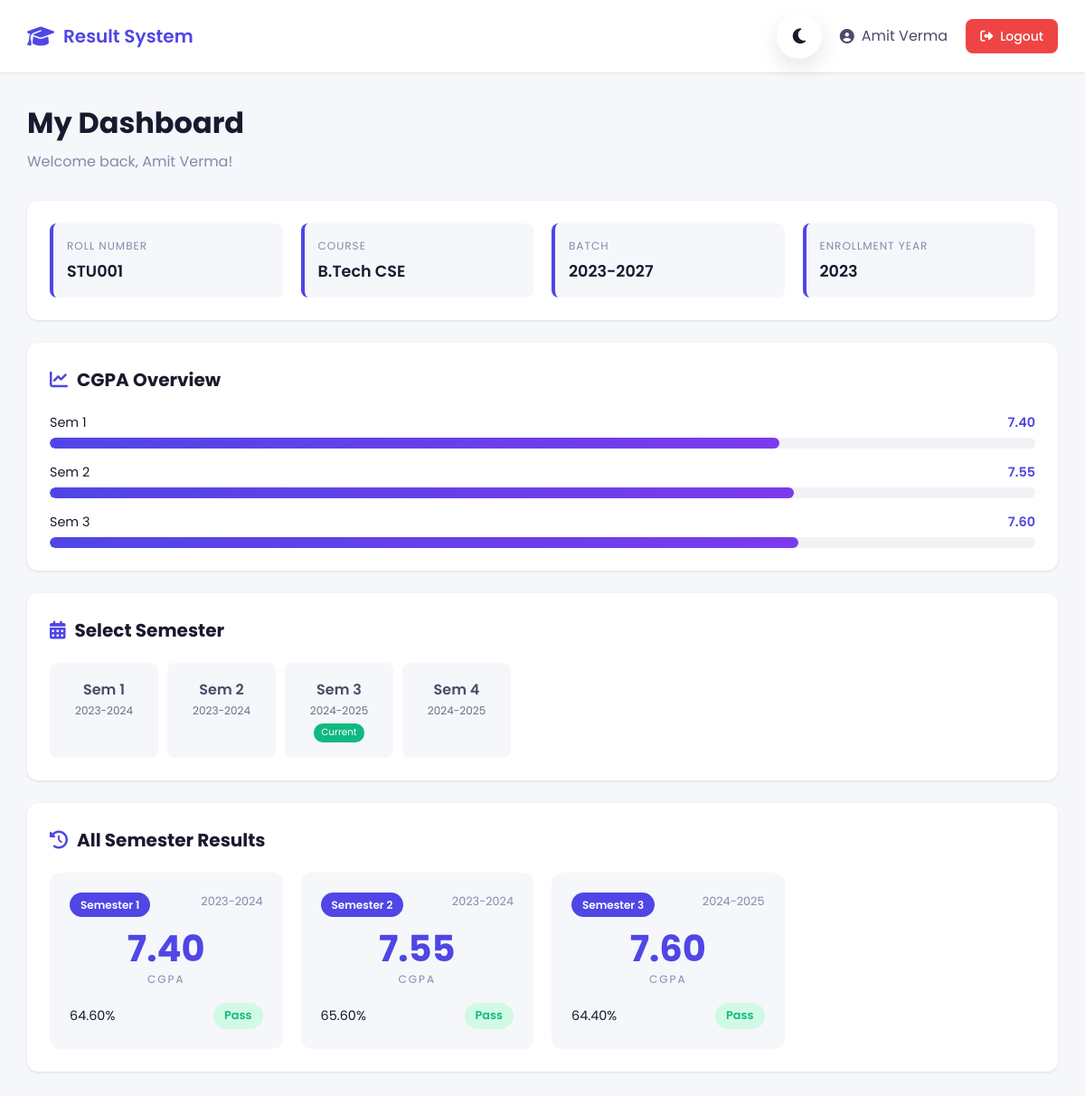
The page /student_dashboard.php (signed in) on the database its author committed.
### tables this page shows
CREATE TABLE students (
    id INT AUTO_INCREMENT PRIMARY KEY,
    user_id INT NOT NULL,
    roll_number VARCHAR(20) UNIQUE NOT NULL,
    student_name VARCHAR(100) NOT NULL,
    course VARCHAR(50) NOT NULL,
    batch VARCHAR(20) NOT NULL,
    enrollment_year INT NOT NULL,
    FOREIGN KEY (user_id) REFERENCES users(id) ON DELETE CASCADE
);

CREATE TABLE marksheets (
    id INT AUTO_INCREMENT PRIMARY KEY,
    student_id INT NOT NULL,
    semester_id INT NOT NULL,
    total_marks INT DEFAULT 0,
    max_possible_marks INT DEFAULT 0,
    percentage DECIMAL(5,2) DEFAULT 0,
    sgpa DECIMAL(3,2) DEFAULT 0,
    cgpa DECIMAL(3,2) DEFAULT 0,
    result_status ENUM('pass', 'fail', 'promoted', 'pending') DEFAULT 'pending',
    generated_at TIMESTAMP DEFAULT CURRENT_TIMESTAMP,
    FOREIGN KEY (student_id) REFERENCES students(id) ON DELETE CASCADE,
    FOREIGN KEY (semester_id) REFERENCES semesters(id) ON DELETE CASCADE,
    UNIQUE KEY unique_marksheet (student_id, semester_id)
);

CREATE TABLE semesters (
    id INT AUTO_INCREMENT PRIMARY KEY,
    semester_number INT NOT NULL,
    semester_name VARCHAR(50) NOT NULL,
    academic_year VARCHAR(20) NOT NULL,
    is_current BOOLEAN DEFAULT FALSE
);

### student_dashboard.php (the view, shortened to what this page needs)
<?php
require_once 'includes/config.php';
$student_id = getStudentId();
$stmt = $pdo->prepare("SELECT * FROM students WHERE id = ?");
$stmt->execute([$student_id]);
$student = $stmt->fetch(PDO::FETCH_ASSOC);
$stmt = $pdo->prepare("SELECT * FROM semesters ORDER BY semester_number");
$stmt->execute();
$semesters = $stmt->fetchAll(PDO::FETCH_ASSOC);
$selected_semester = $_GET['semester'] ?? null;
$stmt = $pdo->prepare("
    SELECT m.*, s.semester_name, s.semester_number, s.academic_year
    FROM marksheets m
    JOIN semesters s ON m.semester_id = s.id
    WHERE m.student_id = ?
    ORDER BY s.semester_number
");
$stmt->execute([$student_id]);
$all_marksheets = $stmt->fetchAll(PDO::FETCH_ASSOC);
?>
<!DOCTYPE html>
<html lang="en">
<head>
    <link rel="stylesheet" href="css/style.css">
    <link rel="stylesheet" href="https://cdnjs.cloudflare.com/ajax/libs/font-awesome/6.4.0/css/all.min.css">
</head>
<body>
    <nav class="navbar">
        <div class="nav-brand">
            <i class="fas fa-graduation-cap"></i>
            <span>Result System</span>
        </div>
        <div class="nav-right">
            <button class="theme-toggle" id="themeToggle">
                <i class="fas fa-moon"></i>
            </button>
            <div class="user-info">
                <i class="fas fa-user-circle"></i>
                <span><?php echo $student['student_name']; ?></span>
            </div>
            <a href="logout.php" class="btn btn-logout">
                <i class="fas fa-sign-out-alt"></i>
                Logout
            </a>
        </div>
    </nav>
    <div class="container">
        <div class="dashboard-header">
            <h1>My Dashboard</h1>
            <p>Welcome back, <?php echo $student['student_name']; ?>!</p>
        </div>
        <div class="student-info-card">
            <div class="info-grid">
                <div class="info-item">
                    <label>Roll Number</label>
                    <span><?php echo $student['roll_number']; ?></span>
                </div>
                <div class="info-item">
                    <label>Course</label>
                    <span><?php echo $student['course']; ?></span>
                </div>
                <div class="info-item">
                    <label>Batch</label>
                    <span><?php echo $student['batch']; ?></span>
                </div>
                <div class="info-item">
                    <label>Enrollment Year</label>
                    <span><?php echo $student['enrollment_year']; ?></span>
                </div>
            </div>
        </div>
        <?php if (!empty($all_marksheets)): ?>
        <div class="section-card">
            <h2><i class="fas fa-chart-line"></i> CGPA Overview</h2>
            <div class="cgpa-chart">
                <?php foreach ($all_marksheets as $ms): ?>
                <div class="cgpa-bar">
                    <div class="bar-label">
                        <span>Sem <?php echo $ms['semester_number']; ?></span>
                        <span class="cgpa-value"><?php echo $ms['cgpa']; ?></span>
                    </div>
                    <div class="bar-track">
                        <div class="bar-fill" style="width: <?php echo ($ms['cgpa'] / 10) * 100; ?>%"></div>
                    </div>
                </div>
                <?php endforeach; ?>
            </div>
        </div>
        <?php endif; ?>
        <div class="section-card">
            <h2><i class="fas fa-calendar-alt"></i> Select Semester</h2>
            <div class="semester-tabs">
                <?php foreach ($semesters as $sem): ?>
                <a href="?semester=<?php echo $sem['id']; ?>"
                   class="semester-tab <?php echo $selected_semester == $sem['id'] ? 'active' : ''; ?>">
                    <span class="sem-number">Sem <?php echo $sem['semester_number']; ?></span>
                    <span class="sem-year"><?php echo $sem['academic_year']; ?></span>
                    <?php if ($sem['is_current']): ?>
                        <span class="current-badge">Current</span>
                    <?php endif; ?>
                </a>
                <?php endforeach; ?>
            </div>
        </div>
        <?php if (!empty($all_marksheets)): ?>
        <div class="section-card">
            <h2><i class="fas fa-history"></i> All Semester Results</h2>
            <div class="marksheets-grid">
                <?php foreach ($all_marksheets as $ms): ?>
                <a href="?semester=<?php echo $ms['semester_id']; ?>" class="marksheet-card">
                    <div class="card-header">
                        <span class="sem-badge">Semester <?php echo $ms['semester_number']; ?></span>
                        <span class="year-badge"><?php echo $ms['academic_year']; ?></span>
                    </div>
                    <div class="card-body">
                        <div class="cgpa-display">
                            <span class="cgpa-number"><?php echo $ms['cgpa']; ?></span>
                            <span class="cgpa-label">CGPA</span>
                        </div>
                        <div class="card-stats">
                            <span><?php echo $ms['percentage']; ?>%</span>
                            <span class="status status-<?php echo $ms['result_status']; ?>">
                                <?php echo ucfirst($ms['result_status']); ?>
                            </span>
                        </div>
                    </div>
                </a>
                <?php endforeach; ?>
            </div>
        </div>
        <?php endif; ?>
    </div>
</body>
</html>

### rows shown on the page
students: student_name "Amit Verma", roll_number "STU001", course "B.Tech CSE", batch "2023-2027", enrollment_year "2023"
marksheets: semester.semester_number "1", cgpa "7.40", semester.academic_year "2023-2024", percentage "64.60", result_status "Pass"
marksheets: semester.semester_number "2", cgpa "7.55", semester.academic_year "2023-2024", percentage "65.60", result_status "Pass"
marksheets: semester.semester_number "3", cgpa "7.60", semester.academic_year "2024-2025", percentage "64.40", result_status "Pass"
semesters: semester_number "1", academic_year "2023-2024"
semesters: semester_number "2", academic_year "2023-2024"
semesters: semester_number "3", academic_year "2024-2025", is_current "Current"
semesters: semester_number "4", academic_year "2024-2025"
